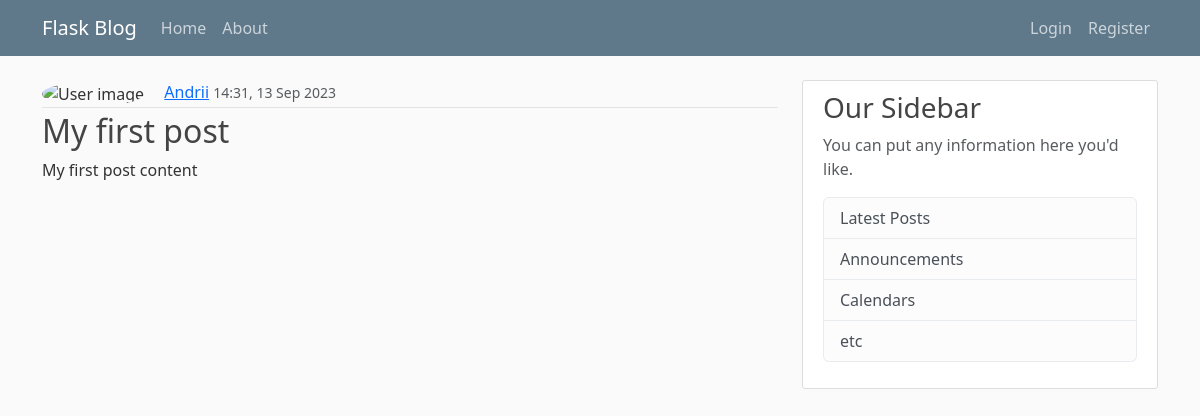
/post/1, run on the app's committed database.
### flaskblog/models.py (models this page shows, shortened)
class User(db.Model, UserMixin):
    __tablename__ = 'users'
    id = db.Column(db.Integer, primary_key=True)
    active = db.Column('is_active', db.Boolean(), nullable=False, server_default='1')
    username = db.Column(db.String(20), unique=True, nullable=False)
    email = db.Column(db.String(120, collation='NOCASE'), unique=True, nullable=False)
    email_confirmed_at = db.Column(db.DateTime(), default=None)
    confirmed = db.Column(db.Boolean, default=False)
    password_hash = db.Column(db.String(128))
    first_name = db.Column(db.String(50), default=None)
    last_name = db.Column(db.String(50), default=None)
    image_data = db.Column(db.LargeBinary)
    image_filename = db.Column(db.String(255))
    image_mimetype = db.Column(db.String(255))
    uploaded = db.Column(db.DateTime(), default=datetime.utcnow())
    member_since = db.Column(db.DateTime(), default=datetime.utcnow())  # we will use moments.js af
    last_seen = db.Column(db.DateTime(), default=datetime.utcnow())
    posts = db.relationship('Post',
                            backref='author',
                            lazy='dynamic',
                            cascade='all, delete-orphan')
    @property
    def password(self):
        raise AttributeError('password is not a readable attribute')

class Post(db.Model):
    __tablename__ = "posts"
    id = db.Column(db.Integer, primary_key=True)
    user_id = db.Column(db.Integer, db.ForeignKey('users.id'), nullable=False)
    title = db.Column(db.String(140), nullable=False)
    slug = db.Column(db.String(140), unique=True)
    content = db.Column(db.Text, nullable=False)
    created = db.Column(db.DateTime(), index=True, default=datetime.now())
    views = db.Column(db.Integer, default=0)
    likes = db.Column(db.Integer, default=0)

### flaskblog/routes.py (the view)
@app.route('/post/<int:post_id>')
def post(post_id):
    post = Post.query.get_or_404(post_id)
    return render_template('post.html', title=post.title, post=post)

### flaskblog/templates/post.html (shortened to what this page needs)
{% extends 'layout.html' %}
{% block content %}
<div class="media-body">
    <div class="article-metadata">
      <img class='rounded-circle article-img' src="{{ url_for('user_image', user_id=post.author.id) }}" alt="User image">
      <a class="mr-2" href="{{ url_for('user_posts', username=post.author.username )}}">{{ post.author.username }}</a>
      <small class="text-muted">{{ moment(post.created).format('HH:mm,  DD MMM YYYY') }}</small>
    </div>
    <h2 class="article-title">{{ post.title }}</h2>
    <p class="article-content">{{ post.content }}</p>
  </div>
{% endblock content %}

### flaskblog/static/css/main.css (style rules this page uses)
body { background: #fafafa; color: #333333; margin-top: 5rem; }
h1, h2, h3, h4, h5, h6 { color: #444444; }
.article-title { color: #444444; }
.article-content { white-space: pre-line; }
.article-img { height: 65px; width: 65px; margin-right: 16px; }
.article-metadata { padding-bottom: 1px; margin-bottom: 4px; border-bottom: 1px solid #e3e3e3 }

### data on the page
User: author.username "Andrii"
Post: created "14:31, 13 Sep 2023", title "My first post", content "My first post content"
